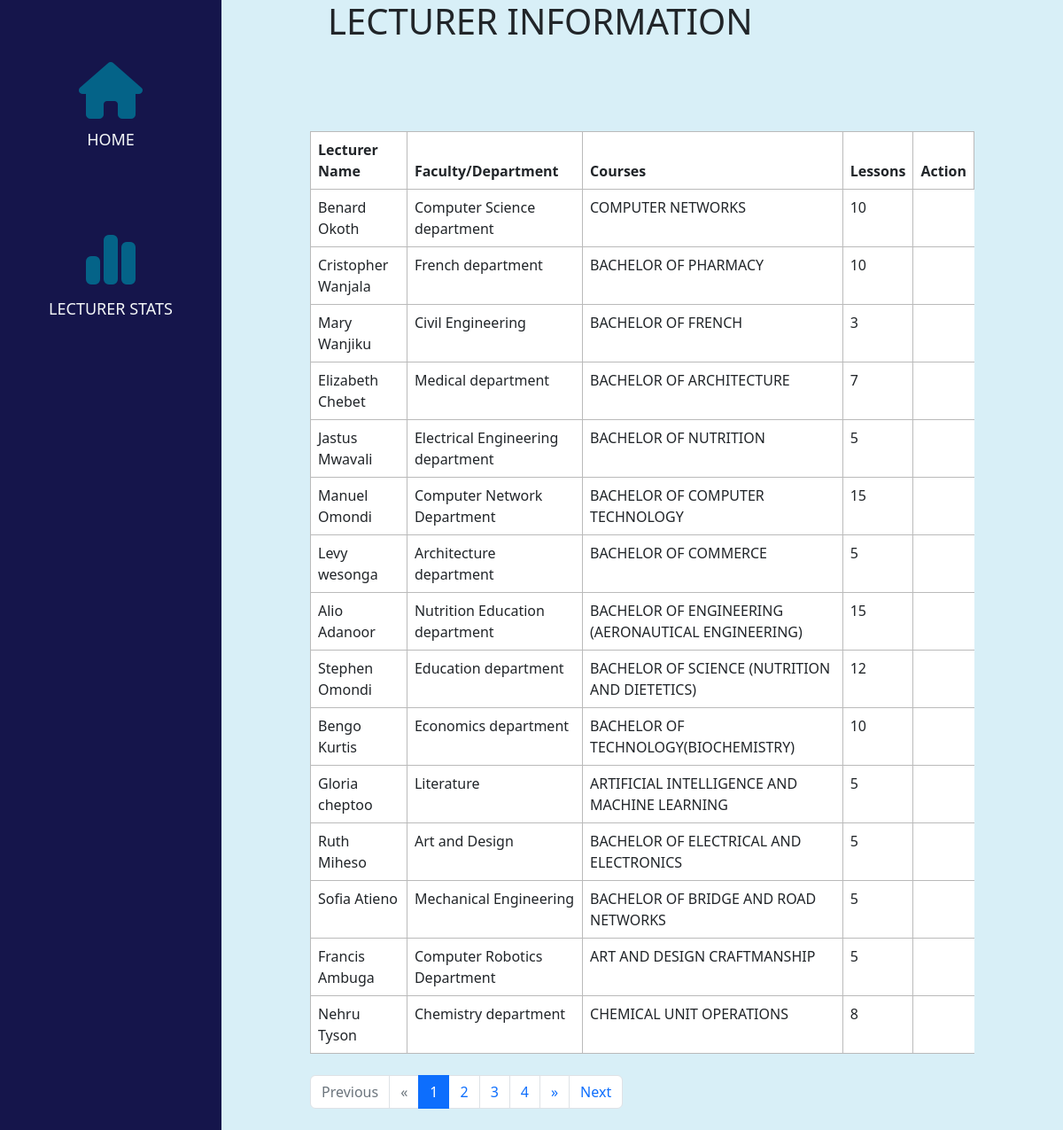
Screenshot of /faculty/lecturer-stats.php with the database file from the repository.
### tables this page shows
CREATE TABLE `lecturers` (
  `id` bigint(20) UNSIGNED NOT NULL,
  `department_id` bigint(20) NOT NULL,
  `lecturer_name` varchar(191) NOT NULL,
  `address` text NOT NULL,
  `email` varchar(191) NOT NULL,
  `contact_no` varchar(191) NOT NULL,
  `designation` varchar(191) NOT NULL,
  `credit_to_be_taken` int(11) NOT NULL,
  `created_at` timestamp NULL DEFAULT current_timestamp(),
  `updated_at` timestamp NULL DEFAULT current_timestamp()
);

CREATE TABLE `departments` (
  `id` bigint(20) NOT NULL,
  `department_code` varchar(200) NOT NULL,
  `department_name` varchar(200) NOT NULL,
  `department_head` varchar(255) NOT NULL,
  `created_at` timestamp NULL DEFAULT current_timestamp() ON UPDATE current_timestamp(),
  `updated_at` timestamp NULL DEFAULT current_timestamp()
);

CREATE TABLE `courses` (
  `id` bigint(20) UNSIGNED NOT NULL,
  `department_id` bigint(20) UNSIGNED NOT NULL,
  `semester_id` int(10) UNSIGNED NOT NULL,
  `course_code` varchar(191) NOT NULL,
  `course_name` varchar(191) NOT NULL,
  `credit` int(11) NOT NULL,
  `description` text NOT NULL,
  `course_duration` varchar(191) NOT NULL,
  `course_fee` varchar(191) NOT NULL,
  `created_at` timestamp NULL DEFAULT current_timestamp(),
  `updated_at` timestamp NULL DEFAULT current_timestamp()
);

### faculty/lecturer-stats.php (the view, shortened to what this page needs)
<?php
include_once("../db-connect.php");
?>
<!DOCTYPE html>
<html lang="en">
<head>
    <link rel="stylesheet" href="../css/display.css">
    <link rel="stylesheet" href="https://cdnjs.cloudflare.com/ajax/libs/font-awesome/6.2.1/css/fontawesome.min.css" />
    <link rel="stylesheet" href="https://cdn.jsdelivr.net/npm/bootstrap@5.2.3/dist/css/bootstrap.min.css">
</head>
<body>
    <aside class="side-bar">
        <div class='side-container'>
        <div>
        <i class="fa-solid fa-house icon-house"></i>
        </div>
        <a href="index.php"><div class="text">Home</div></a>
        </div>
        <div class='side-container'>
        <div>
        <i class="fa-solid fa-chart-simple icon-house"></i>
        </div>
        <a href="student-stats.php"><div class="text">Lecturer stats</div></a>
        </div>
    </aside>
    <main class="main-content">
        <h1>Lecturer information</h1>
        <table class="table table-bordered faculty-table">
  <thead>
    <tr>
      <th scope="col">Lecturer Name</th>
      <th scope="col">Faculty/Department</th>
      <th scope="col">Courses</th>
      <th scope="col">Lessons</th>
      <th>Action</th>
    </tr>
  </thead>
  <?php
  $sql = "SELECT lecturers.lecturer_name, courses.course_name,courses.credit,departments.department_name
  FROM lecturers
  INNER JOIN courses ON lecturers.id=courses.id INNER JOIN departments ON courses.id = departments.id";
  $result = mysqli_query($conn, $sql);
  $count = mysqli_num_rows($result);
  if($count > 0){
    while($row = mysqli_fetch_assoc($result)){
         $lecturer = $row['lecturer_name'];
         $department = $row['department_name'];
         $coursename = $row['course_name'];
         $coursecredit = $row['credit'];
  ?>
  <tbody>
    <tr>
      <td><?php echo $lecturer;?></td>
      <td><?php echo $department;?></td>
      <td><?php echo $coursename;?></td>
      <td><?php echo $coursecredit;?></td>
    </tr>
  </tbody>
    <?php
        }
    } ?>
</table>
 <nav class="my-4">
              <ul class="pagination pagination-circle pg-blue mb-0">
                <li class="page-item disabled">
                  <a class="page-link">Previous</a>
                </li>
                <li class="page-item disabled">
                  <a class="page-link" aria-label="Next">
                    <span aria-hidden="true">&laquo;</span>
                  </a>
                </li>
                <li class="page-item active">
                  <a class="page-link">1</a>
                </li>
                <li class="page-item">
                  <a class="page-link">2</a>
                </li>
                <li class="page-item">
                  <a class="page-link">3</a>
                </li>
                <li class="page-item">
                  <a class="page-link">4</a>
                </li>
                <li class="page-item">
                  <a class="page-link" aria-label="Previous">
                    <span aria-hidden="true">&raquo;</span>
                  </a>
                </li>
                <li class="page-item">
                  <a class="page-link">Next</a>
                </li>
              </ul>
            </nav>
    </main>
</body>
</html>

### css/display.css (style rules this page uses)
* { margin: 0; padding: 0; box-sizing: border-box; }
body { display: grid; grid-template-columns: 250px 2fr; }
aside { background-color: rgb(21, 21, 75); min-height: 100vh; }
.side-container { display: flex; flex-direction: column; justify-content: center; align-items: center; padding: 20px; gap: 10px; margin-top: 50px; }
.icon-house { color: rgb(4, 99, 136); font-size: 64px; }
.text { color: rgb(244, 247, 248); font-size: 18px; text-transform: uppercase; }
h1 { text-transform: uppercase; margin-left: 20px; }
main { background-color: rgb(178, 224, 240, 0.5); min-height: 100vh; padding-inline: 100px; }
a { text-decoration: none; }
table { margin-top: 200px; background-color: white; }
table tr { border: 1px solid rgb(27, 27, 27, 0.3); border-collapse: collapse; width: 100%; }
.side-bar a { text-decoration: none; }
.faculty-table { margin-top: 100px; }

### rows the page displays
lecturers: lecturer_name "Benard Okoth", departments.department_name "Computer Science department", courses.course_name "COMPUTER NETWORKS", courses.credit "10"
lecturers: lecturer_name "Cristopher Wanjala", departments.department_name "French department", courses.course_name "BACHELOR OF PHARMACY", courses.credit "10"
lecturers: lecturer_name "Mary Wanjiku", departments.department_name "Civil Engineering", courses.course_name "BACHELOR OF FRENCH", courses.credit "3"
lecturers: lecturer_name "Elizabeth Chebet", departments.department_name "Medical department", courses.course_name "BACHELOR OF ARCHITECTURE", courses.credit "7"
lecturers: lecturer_name "Jastus Mwavali", departments.department_name "Electrical Engineering department", courses.course_name "BACHELOR OF NUTRITION", courses.credit "5"
lecturers: lecturer_name "Manuel Omondi", departments.department_name "Computer Network Department", courses.course_name "BACHELOR OF COMPUTER TECHNOLOGY", courses.credit "15"
lecturers: lecturer_name "Levy wesonga", department.department_name "Architecture department", courses.course_name "BACHELOR OF COMMERCE", courses.credit "5"
lecturers: lecturer_name "Alio Adanoor", department.department_name "Nutrition Education department", courses.course_name "BACHELOR OF ENGINEERING (AERONAUTICAL ENGINEERING)", courses.credit "15"
lecturers: lecturer_name "Stephen Omondi", departments.department_name "Education department", courses.course_name "BACHELOR OF SCIENCE (NUTRITION AND DIETETICS)", courses.credit "12"
lecturers: lecturer_name "Bengo Kurtis", departments.department_name "Economics department", courses.course_name "BACHELOR OF TECHNOLOGY(BIOCHEMISTRY)", courses.credit "10"
lecturers: lecturer_name "Gloria cheptoo", departments.department_name "Literature", courses.course_name "ARTIFICIAL INTELLIGENCE AND MACHINE LEARNING", courses.credit "5"
lecturers: lecturer_name "Ruth Miheso", departments.department_name "Art and Design", courses.course_name "BACHELOR OF ELECTRICAL AND ELECTRONICS", courses.credit "5"
lecturers: lecturer_name "Sofia Atieno", departments.department_name "Mechanical Engineering", courses.course_name "BACHELOR OF BRIDGE AND ROAD NETWORKS", courses.credit "5"
lecturers: lecturer_name "Francis Ambuga", departments.department_name "Computer Robotics Department", courses.course_name "ART AND DESIGN CRAFTMANSHIP", courses.credit "5"
lecturers: lecturer_name "Nehru Tyson", departments.department_name "Chemistry department", courses.course_name "CHEMICAL UNIT OPERATIONS", courses.credit "8"
